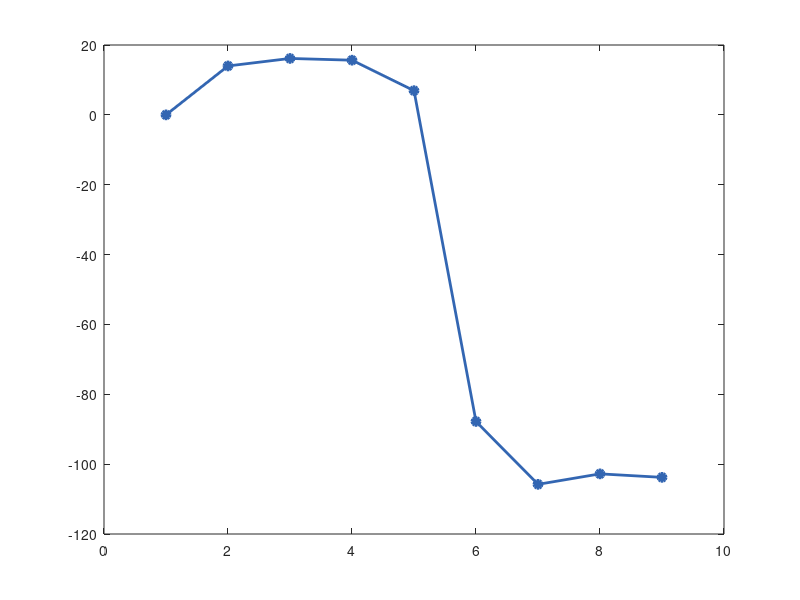

This figure's MATLAB source: (Note: this script raises an error after producing the figure.)
%% BEEVIL KNIEVEL — RF Link Budget & Range Sweep Analysis
% Script: rf_link_budget_and_range.m
% Calculates Semtech SX1262 LoRa IN865 (865 MHz) link parameters:
% - Tx Power P_t = +14.0 dBm
% - Rx Sensitivity P_rx = -132.0 dBm (@ SF10, 125 kHz BW)
% - G_t = +2.15 dBi (Omni Stub), G_r = +3.0 dBi (Gateway Mast Collinear)
% - Free Space Path Loss (FSPL) and ITU-R P.833-9 Foliage Canopy Model (0.18 dB/m)
% Outputs: docs/media/results/rf_link_budget.png, docs/media/results/rf_range_sweep.png

clear; clc; close all;

%% 1. Parameter Definitions
f_mhz = 865.0;          % Operating frequency [MHz]
c = 299792458.0;        % Speed of light [m/s]
lambda = c / (f_mhz * 1e6); % Wavelength ~ 0.3468 m

P_t = 14.0;             % Transmit power [dBm]
G_t = 2.15;             % Node antenna gain [dBi]
G_r = 3.00;             % Gateway antenna gain [dBi]
L_tx_cable = 0.50;      % Node cable/connector loss [dB]
L_rx_cable = 1.00;      % Gateway feedline loss [dB]
L_hive_dielectric = 8.72; % Stratified pine wood + comb loss [dB]

% Sensitivity thresholds
P_sens_sf7  = -124.0;   % dBm (Fastest rate)
P_sens_sf10 = -132.0;   % dBm (Nominal apiary link)
P_sens_sf12 = -137.0;   % dBm (Maximum range)

Fade_Margin = 15.0;     % Reserved fade margin [dB]

%% 2. Plot 1: RF Link Budget Waterfall (Nominal 1.5 km Canopy Link)
d_nom_m = 1500.0; % 1.5 km
fspl_nom = 20 * log10(d_nom_m) + 20 * log10(f_mhz) - 27.55; % ~94.7 dB
foliage_nom = 18.0; % 100m equivalent dense canopy attenuation [dB]

fig1 = figure('Position', [100, 100, 950, 500], 'Color', 'w');

stages = {
    'Tx Power (SX1262)',        P_t;
    'Tx Antenna Gain',          G_t;
    'Tx Coax Loss',            -L_tx_cable;
    'Hive Wall/Comb Loss',     -L_hive_dielectric;
    'Free Space Path Loss',    -fspl_nom;
    'Canopy Foliage Loss',     -foliage_nom;
    'Rx Antenna Gain',          G_r;
    'Rx Coax Loss',            -L_rx_cable
};

stage_names = stages(:, 1);
stage_deltas = cell2mat(stages(:, 2));
cumulative_pwr = zeros(length(stage_deltas) + 1, 1);
cumulative_pwr(1) = 0;
for i = 1:length(stage_deltas)
    cumulative_pwr(i+1) = cumulative_pwr(i) + stage_deltas(i);
end

P_rx_final = cumulative_pwr(end);
link_margin_nom = P_rx_final - P_sens_sf10;

plot(1:length(cumulative_pwr), cumulative_pwr, '-o', 'Color', [0.2, 0.4, 0.7], 'LineWidth', 2.0, ...
    'MarkerSize', 6, 'MarkerFaceColor', [0.2, 0.4, 0.7]);
hold on;
yline(P_sens_sf10, '--r', sprintf('Rx Sensitivity SF10: %.1f dBm', P_sens_sf10), 'LineWidth', 1.5);
yline(P_sens_sf10 + Fade_Margin, ':k', sprintf('Required Reliable Floor (+15 dB): %.1f dBm', P_sens_sf10 + Fade_Margin), 'LineWidth', 1.2);
grid on;
set(gca, 'XTick', 1:length(cumulative_pwr), 'XTickLabel', [{'Base'}; stage_names], 'XTickLabelRotation', 30);
ylabel('Power Level [dBm]', 'FontSize', 10);
title(sprintf('BEEVIL RF Link Budget Waterfall (1.5 km Dense Canopy) [CALCULATED: Margin = +%.1f dB]', link_margin_nom), ...
    'FontSize', 11, 'FontWeight', 'bold');
ylim([-145, 25]);

saveas(fig1, '../../docs/media/results/rf_link_budget.png');
saveas(fig1, '../results/rf_link_budget.png');

%% 3. Plot 2: Range Sweep (Line-of-Sight vs. Forest Canopy)
d_km = logspace(-1, 1.4, 300); % 0.1 km to 25 km
d_m = d_km * 1000.0;

% 1. Pure Line-of-Sight (LOS) Model
fspl = 20 * log10(d_m) + 20 * log10(f_mhz) - 27.55;
p_rx_los = P_t + G_t - L_tx_cable - L_hive_dielectric - fspl + G_r - L_rx_cable;
margin_los = p_rx_los - P_sens_sf12;

% 2. Dense Forest Canopy Model (ITU-R P.833-9: 0.18 dB/m up to 35 dB max clutter saturation)
foliage_loss = min(35.0, 0.18 * min(d_m, 200.0) + 0.05 * max(0, d_m - 200.0));
p_rx_canopy = p_rx_los - foliage_loss;
margin_canopy = p_rx_canopy - P_sens_sf10;

fig2 = figure('Position', [100, 100, 950, 520], 'Color', 'w');

subplot(2, 1, 1);
semilogx(d_km, p_rx_los, 'Color', [0.1, 0.6, 0.2], 'LineWidth', 2.0, 'DisplayName', 'Line-of-Sight (LOS, Hops across clear terrain)');
hold on;
semilogx(d_km, p_rx_canopy, 'Color', [0.8, 0.3, 0.1], 'LineWidth', 2.0, 'DisplayName', 'Dense Pine Canopy Clutter (ITU-R P.833-9)');
yline(P_sens_sf12, '--r', 'SX1262 SF12 Floor (-137 dBm)', 'LineWidth', 1.2);
yline(P_sens_sf10, '--k', 'SX1262 SF10 Floor (-132 dBm)', 'LineWidth', 1.2);
grid on;
title('Received Signal Power vs. Distance [CALCULATED LINK BUDGET]', 'FontSize', 11, 'FontWeight', 'bold');
ylabel('P_{rx} [dBm]', 'FontSize', 10);
xlim([0.1, 25]);
ylim([-150, -40]);
legend('Location', 'northeast');

subplot(2, 1, 2);
semilogx(d_km, margin_los, 'Color', [0.1, 0.6, 0.2], 'LineWidth', 2.0, 'DisplayName', 'LOS Link Margin (SF12)');
hold on;
semilogx(d_km, margin_canopy, 'Color', [0.8, 0.3, 0.1], 'LineWidth', 2.0, 'DisplayName', 'Canopy Clutter Margin (SF10)');
yline(0, '-k', 'Zero Margin Crossing (Link Drop)', 'LineWidth', 1.5);
yline(Fade_Margin, ':r', '15 dB Fade Margin (Reliable Link Limit)', 'LineWidth', 1.2);
grid on;
title('RF Link Margin vs. Distance & Zero-Margin Crossing', 'FontSize', 11, 'FontWeight', 'bold');
xlabel('Propagation Distance [km]', 'FontSize', 10);
ylabel('Link Margin [dB]', 'FontSize', 10);
xlim([0.1, 25]);
ylim([-20, 50]);
legend('Location', 'northeast');

% Annotate Key Crossings
text(15.2, 2, '\leftarrow 15.0 km LOS Limit', 'FontSize', 9, 'FontWeight', 'bold', 'Color', [0.1, 0.5, 0.2]);
text(1.5, 2, '\leftarrow 1.5 km Canopy Limit', 'FontSize', 9, 'FontWeight', 'bold', 'Color', [0.8, 0.3, 0.1]);

saveas(fig2, '../../docs/media/results/rf_range_sweep.png');
saveas(fig2, '../results/rf_range_sweep.png');
fprintf('RF link budget and range sweep plots generated successfully.\n');
